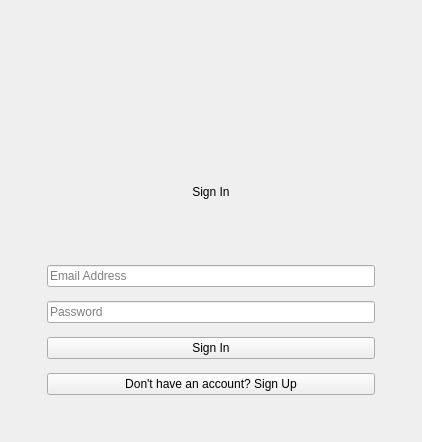
      <widget class="QWidget" name="signin">
       <layout class="QGridLayout" name="gridLayout_signin">
        <item row="0" column="1">
         <spacer name="vSp_in1">
          <property name="orientation">
           <enum>Qt::Vertical</enum>
          </property>
          <property name="sizeHint" stdset="0">
           <size>
            <width>0</width>
            <height>0</height>
           </size>
          </property>
         </spacer>
        </item>
        <item row="1" column="0">
         <spacer name="hSp_in1">
          <property name="orientation">
           <enum>Qt::Horizontal</enum>
          </property>
          <property name="sizeHint" stdset="0">
           <size>
            <width>0</width>
            <height>0</height>
           </size>
          </property>
         </spacer>
        </item>
        <item row="1" column="1">
         <widget class="QFrame" name="formFrame_signin">
          <property name="minimumSize">
           <size>
            <width>400</width>
            <height>420</height>
           </size>
          </property>
          <layout class="QVBoxLayout" name="vbox_signin">
           <property name="spacing">
            <number>14</number>
           </property>
           <property name="leftMargin">
            <number>36</number>
           </property>
           <property name="topMargin">
            <number>36</number>
           </property>
           <property name="rightMargin">
            <number>36</number>
           </property>
           <property name="bottomMargin">
            <number>36</number>
           </property>
           <item alignment="Qt::AlignHCenter">
            <widget class="QLabel" name="logo_in">
             <property name="minimumSize">
              <size>
               <width>72</width>
               <height>72</height>
              </size>
             </property>
             <property name="maximumSize">
              <size>
               <width>72</width>
               <height>72</height>
              </size>
             </property>
             <property name="pixmap">
              <pixmap>file-organizer-logo.svg</pixmap>
             </property>
             <property name="scaledContents">
              <bool>true</bool>
             </property>
            </widget>
           </item>
           <item>
            <widget class="QLabel" name="lbl_signin_title">
             <property name="text">
              <string>Sign In</string>
             </property>
             <property name="alignment">
              <set>Qt::AlignCenter</set>
             </property>
            </widget>
           </item>
           <item>
            <widget class="QLineEdit" name="txt_signin_email">
             <property name="placeholderText">
              <string>Email Address</string>
             </property>
            </widget>
           </item>
           <item>
            <widget class="QLineEdit" name="txt_signin_password">
             <property name="echoMode">
              <enum>QLineEdit::Password</enum>
             </property>
             <property name="placeholderText">
              <string>Password</string>
             </property>
            </widget>
           </item>
           <item>
            <widget class="QPushButton" name="btn_signin">
             <property name="cursor">
              <cursorShape>PointingHandCursor</cursorShape>
             </property>
             <property name="text">
              <string>Sign In</string>
             </property>
            </widget>
           </item>
           <item>
            <widget class="QPushButton" name="btn_go_signup">
             <property name="cursor">
              <cursorShape>PointingHandCursor</cursorShape>
             </property>
             <property name="text">
              <string>Don't have an account? Sign Up</string>
             </property>
            </widget>
           </item>
          </layout>
         </widget>
        </item>
        <item row="1" column="2">
         <spacer name="hSp_in2">
          <property name="orientation">
           <enum>Qt::Horizontal</enum>
          </property>
          <property name="sizeHint" stdset="0">
           <size>
            <width>0</width>
            <height>0</height>
           </size>
          </property>
         </spacer>
        </item>
        <item row="2" column="1">
         <spacer name="vSp_in2">
          <property name="orientation">
           <enum>Qt::Vertical</enum>
          </property>
          <property name="sizeHint" stdset="0">
           <size>
            <width>0</width>
            <height>0</height>
           </size>
          </property>
         </spacer>
        </item>
       </layout>
      </widget>
